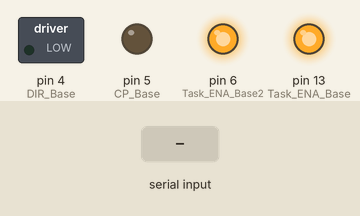
Simulated run of this sketch. Board: Arduino Uno, built with avr-gcc and run on an emulated ATmega328P. Parts: switched loads named in the sketch (green lamp = pin HIGH), output pins drawn as LEDs (lit = HIGH). Inputs (shaded band) come from the test bench.

Above: at 1.2 s.
1.3 s: "a90\n" received over Serial
At 2.1 s:
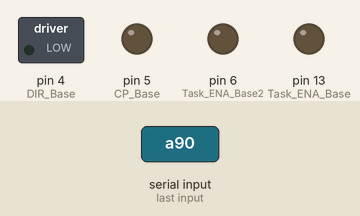
Timing chart, 0 to 4.3 s (numbered marks = the images above; inputs shaded):
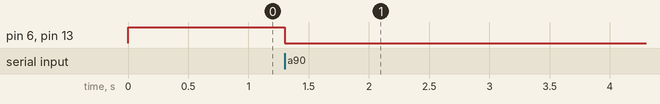

Measured:
- after the input at 1.3 s, pin 6 (Task_ENA_Base2), pin 13 (Task_ENA_Base): HIGH → LOW at once

The sketch:

Base_StepperAcceleration_AutoCalib_Enable_Serial.ino
```cpp
/********************SERIAL BUFFER**********************************/
/******************************************************************/
//a buffer to save digits
const int MaxChars=8;   // an int string contains up to 8 digits and is terminated
char strValue[MaxChars]; // must be big enough for digits and terminating null
int strValueIndex=0 ; // the index into the array storing the received digits
long lon_ReceivedMotorData=0;
long signedReceivedVale=1;

/*******************Timmer setup*************************************/
/********************************************************************/
//Acceleration control
volatile unsigned int AccelerationVal=50;
unsigned long decelerateStepPoint=5000;


#define bbs(x)  (1<<x)
 // Microstep=16; 1.8deg per step, one revolution = 3200steps
 // one revolution = 8mm. 3200 steps=8mm.
 // one timer tick = 1/2 period => 800 ticks per mm

// Prescaler = 64
//16Mhz/64=0.25Mhz 1/0.25=4us 4*10=40us =>
const uint8_t myTOP = 15;//max speed=15,
void setMyTimer2( ){
  cli();  // 禁止中斷
  TCCR2A = bbs(WGM21);  // CTC mode 2; Clear Timer on Compare, see p.158-162
  TCCR2B = bbs(CS22);  // Prescaler == 64; see p.162 in datasheet
  ///// 注意 WGM22 在 TCCR2B, 但 WGM21 與 WGM20 在 TCCR2A;
  ///// mode 由 WGM22, WGM21, WGM20 決定 (see datasheet p.158-162)
  OCR2A = myTOP;  // TOP count for CTC, 與 prescaler 有關
  TCNT2=0;  // counter 歸零
  TIMSK2 |= bbs(OCIE2A);  // enable CTC for TIMER2_COMPA_vect
  sei();  // 允許中斷
}


/************Base STEPPER SETUP****************/
/***************************************************/

// To indicate if stepper is working.
// If yes, True ; otherwise, False

volatile  unsigned long StepCounter_Base=0;
volatile bool DirectionFlag_Base=0;
volatile  unsigned long BaseStepper_TotalSteps=0;
volatile bool BaseStepper_WorkingFlag=false;
volatile  static bool sentFlag_Base=false; //checking sent signal


const int CP_Base  =  5;
const int DIR_Base =  4;
const int Task_ENA_Base =  13;
const int Task_ENA_Base2 =  6;
const int AutoCaliButtonPin = 3;     // the number of the pushbutton pin

// setting Base stepper driver
void setup_BaseStepper(){
  pinMode(Task_ENA_Base, OUTPUT);
  pinMode(Task_ENA_Base2, OUTPUT);
  pinMode(DIR_Base, OUTPUT);
  pinMode(CP_Base,OUTPUT);
  pinMode(AutoCaliButtonPin, INPUT);

  digitalWrite(Task_ENA_Base, HIGH);
digitalWrite(Task_ENA_Base2, HIGH);
  }


void BaseGivenSteps( unsigned long steps,bool Step_direction){

  digitalWrite(Task_ENA_Base, LOW); //Enable sign
   digitalWrite(Task_ENA_Base2, LOW); //Enable sign
  BaseStepper_WorkingFlag=true;
  DirectionFlag_Base=Step_direction;
  BaseStepper_TotalSteps=steps+BaseStepper_TotalSteps;
  }

  void AutoCalibration(){
    //Telling main controller finished to caliration

    // if finished to
    if(digitalRead(AutoCaliButtonPin)==HIGH)
  {


    sentFlag_Base=true;
   //Reset parameters
    StepCounter_Base=0;
    BaseStepper_TotalSteps=0;
    BaseStepper_WorkingFlag=false;
  }


  }

  void BaseStepper_ISR(){
  static boolean outputPulse=HIGH;
  digitalWrite(DIR_Base, DirectionFlag_Base);  //Determin direction

  //AutoCalibration();

  //determing the task is finished,yes,reset variables
  if((StepCounter_Base==BaseStepper_TotalSteps)||(BaseStepper_WorkingFlag==false)){
   if((StepCounter_Base==BaseStepper_TotalSteps)&&(BaseStepper_TotalSteps!=0)){
   sentFlag_Base=true;
   }

    //Reset parameters
    StepCounter_Base=0;
    BaseStepper_TotalSteps=0;
    BaseStepper_WorkingFlag=false;

    return; // task finished
    }

  // if not finished task, flip output
  BaseStepper_WorkingFlag=true; // to indicate the stepper is still working
  StepCounter_Base++;
  digitalWrite(CP_Base,outputPulse);
  outputPulse=!outputPulse;
  }

///// Interrupt Service Routine for TIMER2
ISR(TIMER2_COMPA_vect)
{
  Acceleration_BaseStepper_ISR();
}

//Converting string to long
long convStrToLong(){
      long   output_val;
  //converting to long
      unsigned int maxIndex=strValueIndex-1;
      for(int i=0;i<=maxIndex;i++){

        lon_ReceivedMotorData=pow(10,maxIndex-i )*double(strValue[i]-'0')+lon_ReceivedMotorData;
      }
      lon_ReceivedMotorData=signedReceivedVale*lon_ReceivedMotorData;
      output_val=lon_ReceivedMotorData;

      ClearSerialBuffer();

  return output_val;
}


/***********serial communication*******************/
/**************************************************/
void SerialCommunication(){
  if( Serial.available())
    {
      char ch = Serial.read();
      if(strValueIndex <=
          MaxChars && ch >= '0' && ch <= '9'){


          // add the ASCII character to the string;
          strValue[strValueIndex++] = ch;
       }
       else if(ch=='-'||ch=='+'){
            if(ch=='-'){
            signedReceivedVale=-1;
            }
            else{
            signedReceivedVale=1;
            }
      }
      else if(ch == 'a' ) {
        ControlSteppersBySerial();
      }
      else {
        //clear buffer,reset
        ClearSerialBuffer();

      }


   }
}

void ClearSerialBuffer(){
  signedReceivedVale=1;
      lon_ReceivedMotorData=0;
      strValueIndex=0;
      for (int i=0;i<MaxChars;i++){
        strValue[i]=' ';
        }
}

///////////////////////////Accelerating Control
/////////////////////////////////////////////////////////////////////////////////////


void Acceleration_Alg(unsigned long TargetSteps,unsigned long CurrentSteps, long CurrentTargetStepDiff){
      //Check if need to reset speed
      OCR2A = myTOP;

      if((CurrentSteps<=decelerateStepPoint)&&(CurrentSteps<=TargetSteps/2)){
        OCR2A =  myTOP+(decelerateStepPoint-CurrentSteps)/AccelerationVal;
      }

      if((CurrentTargetStepDiff<=decelerateStepPoint)&&(CurrentSteps>TargetSteps/2)){
       OCR2A = myTOP+((decelerateStepPoint-(TargetSteps-CurrentSteps))/AccelerationVal);
     }
}


void Acceleration_BaseStepper_ISR(){
  unsigned long CurrentTargetStepsDiffer=BaseStepper_TotalSteps-StepCounter_Base;
  Acceleration_Alg(BaseStepper_TotalSteps,StepCounter_Base,CurrentTargetStepsDiffer);
  BaseStepper_ISR();
}

void setup()
{
  Serial.begin(9600);
  setMyTimer2( );

  //Setup BaseStepper
  setup_BaseStepper();
}


void loop()
{
    /*
  if(digitalRead(AutoCaliButtonPin)==LOW)
  {
  Serial.print("low");
  }
  else{
    Serial.println("high");
  }

  delay(100);
  */
  SerialCommunication();
  StepperWorkingCheck();

}


/*************for stepper****************/

//if finished working,send serial a flag
void StepperWorkingCheck(){

   if(sentFlag_Base==true){
     sentFlag_Base=false;
     digitalWrite(Task_ENA_Base, HIGH);
     digitalWrite(Task_ENA_Base2, HIGH);
   }

  }


// serial control steppers
void ControlSteppersBySerial(){
      bool s_direction=0;
      // use atoi to convert the string to an int

      long numSteps = convStrToLong();

      if(numSteps>0){
        s_direction=1;
      }else{
        s_direction=0;
      }
      numSteps=abs(numSteps);


      BaseGivenSteps(numSteps,s_direction);


}
```
